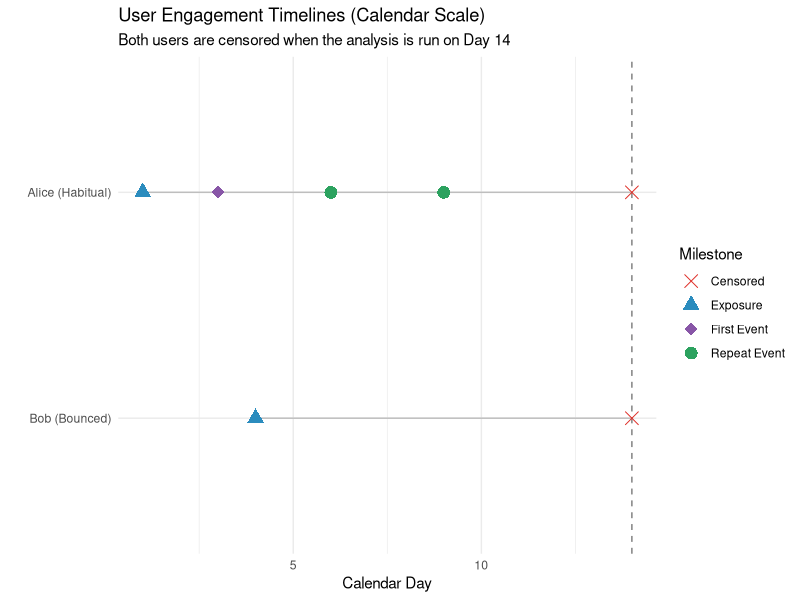

Generate this figure with R:
## ---- chunk 1
#| echo: false

suppressPackageStartupMessages(library(ggplot2))

# Create dummy timelines for our two characters
data <- data.frame(
  user = c(rep("Alice (Habitual)", 4), "Bob (Bounced)"),
  day = c(1, 3, 6, 9, 4), # Alice starts Day 1, Bob starts Day 4
  event_type = c("Exposure", "First Event", "Repeat Event", "Repeat Event", "Exposure"),
  censored = c(FALSE, FALSE, FALSE, FALSE, FALSE)
)

# Both users are administratively censored when the analysis is run
analysis_day <- 14

censoring_data <- data.frame(
  user = c("Alice (Habitual)", "Bob (Bounced)"),
  day = c(analysis_day, analysis_day),
  event_type = c("Censored", "Censored"),
  censored = c(TRUE, TRUE)
)

full_data <- rbind(data, censoring_data)

# Plot their journeys
p <- ggplot(full_data, aes(x = day, y = user, color = event_type, shape = event_type)) +
  geom_line(aes(group = user), color = "gray") +
  geom_vline(xintercept = analysis_day, linetype = "dashed", color = "gray50") +
  geom_point(size = 4) +
  scale_shape_manual(values = c("Exposure" = 17, "First Event" = 18, "Repeat Event" = 16, "Censored" = 4)) +
  scale_color_manual(values = c("Exposure" = "#2b8cbe", "First Event" = "#8856a7", "Repeat Event" = "#2ca25f", "Censored" = "#de2d26")) +
  theme_minimal() +
  labs(title = "User Engagement Timelines (Calendar Scale)",
       subtitle = "Both users are censored when the analysis is run on Day 14",
       x = "Calendar Day",
       y = "",
       color = "Milestone",
       shape = "Milestone") +
  ylim("Bob (Bounced)", "Alice (Habitual)")

print(p)
## ---- chunk 2
library(survival)

# Set seed for reproducibility
set.seed(123)

n_users <- 200
obs_window <- 10 # 10-day follow-up window per user

# 1. Simulate Treatment Allocation and Inherent Frailty
# A gamma distribution with mean 1 centers our "average" user
user_frailty <- rgamma(n_users, shape = 2, rate = 2)
users <- data.frame(
  user_id = 1:n_users,
  treatment = rbinom(n_users, 1, 0.5),
  frailty = user_frailty
)

simulated_data <- list()

# 2. Generate timelines using a gap-time formulation
for (i in 1:n_users) {
  u <- users[i, ]
  current_time <- 0
  event_count <- 0

  while (current_time < obs_window) {
    is_first <- (event_count == 0)

    # Baseline rates: harder to activate initially, easier to trigger repeat usage
    base_rate <- if (is_first) 0.05 else 0.15

    # Let's say our treatment is amazing: doubles activation (HR=2), triples repeat usage (HR=3)
    hr <- if (u$treatment == 1) {
      if (is_first) 2.0 else 3.0
    } else {
      1.0
    }

    # The latent daily rate combines baseline, treatment boost, and personal frailty
    rate <- base_rate * hr * u$frailty

    # Geometric waiting times are whole days and are always at least one,
    # ensuring at most one event per user per day.
    daily_event_probability <- 1 - exp(-rate)
    t_next <- rgeom(1, prob = daily_event_probability) + 1

    if (current_time + t_next <= obs_window) {
      # Event occurs inside the window! Reset the gap-time clock.
      event_count <- event_count + 1
      current_time <- current_time + t_next

      simulated_data[[length(simulated_data) + 1]] <- data.frame(
        user_id = u$user_id,
        treatment = u$treatment,
        is_first_event = is_first,
        time = t_next, # Whole days since the last event
        event = 1
      )
    } else {
      # Window ends before the next event occurs. Censor the remaining time.
      t_censored <- obs_window - current_time
      simulated_data[[length(simulated_data) + 1]] <- data.frame(
        user_id = u$user_id,
        treatment = u$treatment,
        is_first_event = is_first,
        time = t_censored,
        event = 0 # Censored observation
      )
      break
    }
  }
}

df <- do.call(rbind, simulated_data)

# 3. Fit a Cox model with shared gamma frailty
# strata(...) gives activation and repeat usage separate baseline hazards.
model <- coxph(
  Surv(time, event) ~ treatment * strata(is_first_event) +
    frailty(user_id, distribution = "gamma"),
  data = df
)
summary(model)
